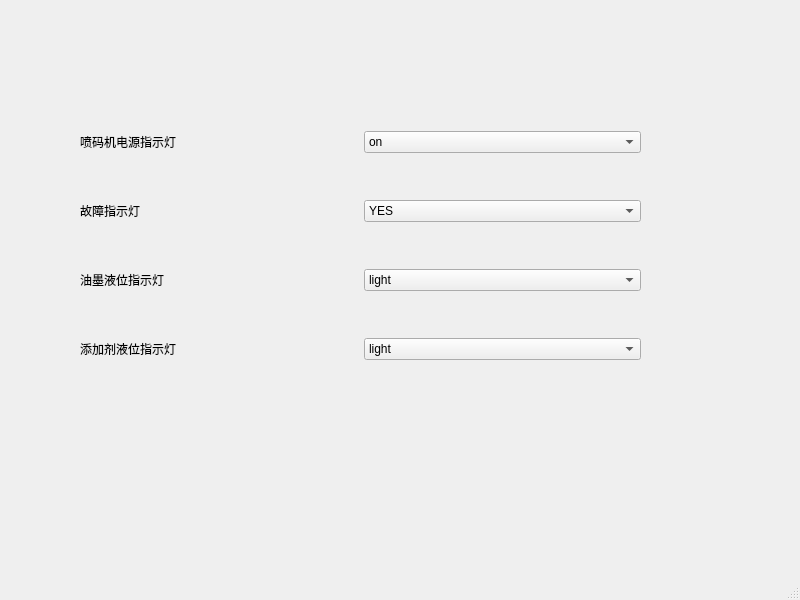
<?xml version="1.0" encoding="UTF-8"?>
<ui version="4.0">
 <class>LightStatusWnd</class>
 <widget class="QMainWindow" name="LightStatusWnd">
  <property name="geometry">
   <rect>
    <x>0</x>
    <y>0</y>
    <width>800</width>
    <height>600</height>
   </rect>
  </property>
  <property name="windowTitle">
   <string>LightStatus</string>
  </property>
  <widget class="QWidget" name="centralwidget">
   <widget class="QWidget" name="gridLayoutWidget">
    <property name="geometry">
     <rect>
      <x>80</x>
      <y>90</y>
      <width>561</width>
      <height>311</height>
     </rect>
    </property>
    <layout class="QGridLayout" name="gridLayout">
     <item row="0" column="0">
      <widget class="QLabel" name="label">
       <property name="text">
        <string>喷码机电源指示灯</string>
       </property>
      </widget>
     </item>
     <item row="0" column="1">
      <widget class="QComboBox" name="comboBox">
       <item>
        <property name="text">
         <string>on</string>
        </property>
       </item>
       <item>
        <property name="text">
         <string>off</string>
        </property>
       </item>
      </widget>
     </item>
     <item row="1" column="0">
      <widget class="QLabel" name="label_3">
       <property name="text">
        <string>故障指示灯</string>
       </property>
      </widget>
     </item>
     <item row="1" column="1">
      <widget class="QComboBox" name="comboBox_3">
       <item>
        <property name="text">
         <string>YES</string>
        </property>
       </item>
       <item>
        <property name="text">
         <string>NO</string>
        </property>
       </item>
      </widget>
     </item>
     <item row="2" column="0">
      <widget class="QLabel" name="label_2">
       <property name="text">
        <string>油墨液位指示灯</string>
       </property>
      </widget>
     </item>
     <item row="2" column="1">
      <widget class="QComboBox" name="comboBox_2">
       <item>
        <property name="text">
         <string>light</string>
        </property>
       </item>
       <item>
        <property name="text">
         <string>bicker</string>
        </property>
       </item>
       <item>
        <property name="text">
         <string>wink</string>
        </property>
       </item>
      </widget>
     </item>
     <item row="3" column="0">
      <widget class="QLabel" name="label_4">
       <property name="text">
        <string>添加剂液位指示灯</string>
       </property>
      </widget>
     </item>
     <item row="3" column="1">
      <widget class="QComboBox" name="comboBox_4">
       <item>
        <property name="text">
         <string>light</string>
        </property>
       </item>
       <item>
        <property name="text">
         <string>wink</string>
        </property>
       </item>
      </widget>
     </item>
    </layout>
   </widget>
  </widget>
  <widget class="QMenuBar" name="menubar">
   <property name="geometry">
    <rect>
     <x>0</x>
     <y>0</y>
     <width>800</width>
     <height>23</height>
    </rect>
   </property>
  </widget>
  <widget class="QStatusBar" name="statusbar"/>
 </widget>
 <resources/>
 <connections/>
</ui>
